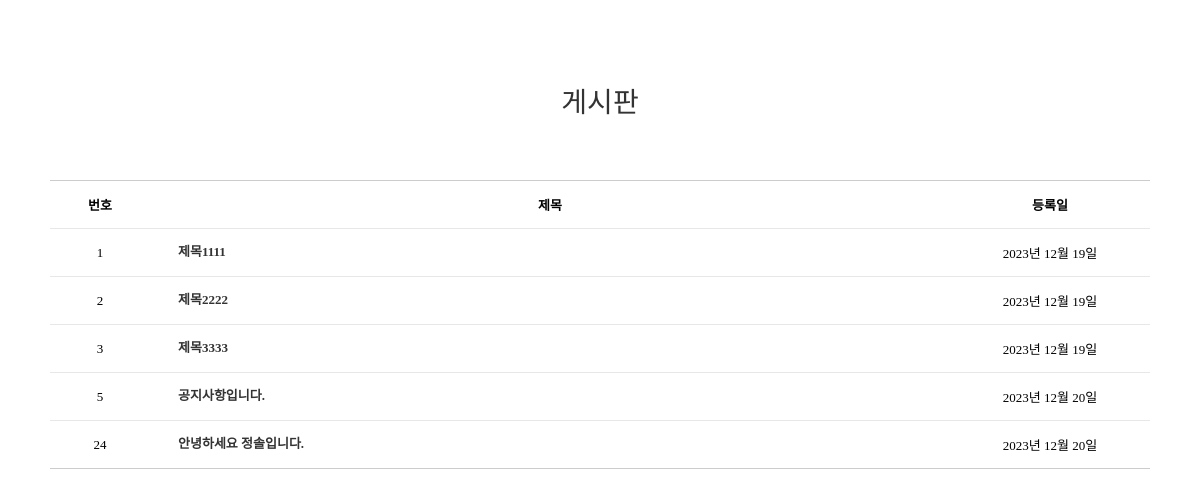
/board/, run on the app's committed database.
### board/models.py (models this page shows, shortened)
class Board(models.Model):   # 테이블 명은 '앱이름_모델명소문자' 로 만들어짐.
    title = models.CharField(max_length=60)            # 제목
    body = models.TextField()                           # 본문
    image= models.ImageField(upload_to='notice/', blank=True, null=True) # 이미지
    created = models.DateField(auto_now_add=True)   # 작성한 날짜
    author = models.ForeignKey(User, on_delete=models.PROTECT, default=0)  # PROTECT: 관리자 계정이 삭제되지 않도록

### board/views.py (the view)
# urls.py: path('', views.list, name='list'),
def list(request):
    board_list = Board.objects.all()
    return render(request, 'board/list.html', {'board_all':board_list}) # HttpRequest()로 list.html 템플릿 페이지를 Response의 body에 응답

### board/templates/board/list.html (shortened to what this page needs)
{% load static %}
<link rel="stylesheet" href="{% static 'board/list.css' %}">
<section class="notice">
    <div class="page-title">
        <div class="container">
            <h3>게시판</h3>
        </div>
    </div>
    <div id="board-list">
        <div class="container">
            <table class="board-table">
                <thead>
                    <tr>
                        <th scope="col" class="th-num">번호</th>
                        <th scope="col" class="th-title">제목</th>
                        <th scope="col" class="th-date">등록일</th>
                    </tr>
                </thead>
                <tbody>
                    {% for board in board_all %}
                        <tr>
                            <td>{{board.id}}</td>
                            <th><a href="{% url 'board:detail' board.id %}"> {{board.title}}</a></th>
                            <td>{{board.created}}</td>
                        </tr>
                    {% endfor %}
                </tbody>
            </table>
        </div>
    </div>
</section>

### board/static/board/list.css (style rules this page uses)
table { border-collapse: collapse; border-spacing: 0; }
section.notice { padding: 80px 0; }
.page-title { margin-bottom: 60px; }
.page-title h3 { font-size: 28px; color: #333333; font-weight: 400; text-align: center; }
.board-table { font-size: 13px; width: 100%; border-top: 1px solid #ccc; border-bottom: 1px solid #ccc; }
.board-table a { color: #333; display: inline-block; line-height: 1.4; word-break: break-all; vertical-align: middle; }
.board-table th { text-align: center; }
.board-table .th-num { width: 100px; text-align: center; }
.board-table .th-date { width: 200px; }
.board-table th, .board-table td { padding: 14px 0; }
.board-table tbody td { border-top: 1px solid #e7e7e7; text-align: center; }
.board-table tbody th { padding-left: 28px; padding-right: 14px; border-top: 1px solid #e7e7e7; text-align: left; }
* { list-style: none; text-decoration: none; padding: 0; margin: 0; box-sizing: border-box; }
.container { width: 1100px; margin: 0 auto; }

### data on the page
Board: id "1", title "제목1111", created "2023년 12월 19일"
Board: id "2", title "제목2222", created "2023년 12월 19일"
Board: id "3", title "제목3333", created "2023년 12월 19일"
Board: id "5", title "공지사항입니다.", created "2023년 12월 20일"
Board: id "24", title "안녕하세요 정솔입니다.", created "2023년 12월 20일"
